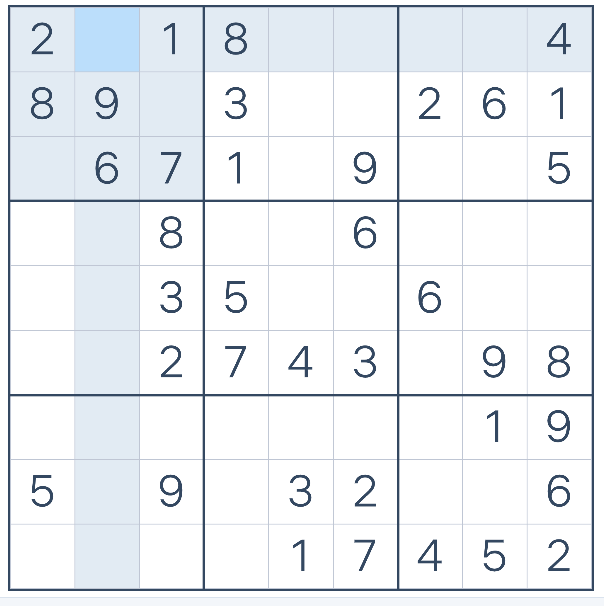
#> input picture 20250401/123.png, 604 x 606 px
$ python Deepseek.py
#> lines starting #> are read from the running program, lines starting #| are printed output that depends on the picture; after the words box and inside, x2 and y2 are one past the last pixel; in counts of white or black regions, pixels touching at a corner belong together
import cv2
import numpy as np
from PIL import Image, ImageDraw, ImageFont
import pytesseract

# 替换原来的 cv2.imshow 部分
import matplotlib.pyplot as plt

# 配置Tesseract路径（根据实际情况修改）
pytesseract.pytesseract.tesseract_cmd = r'D:\Program Files\Tesseract-OCR\tesseract.exe'


def preprocess_image(image_path):
    """图像预处理：灰度化、二值化、边缘检测"""
#> called with image_path = '123.png'
    img = cv2.imread(image_path)
#> img is the input picture: shape (606, 604, 3); mean B, G, R 243.3, 239.6, 236.1
    gray = cv2.cvtColor(img, cv2.COLOR_BGR2GRAY)
    blurred = cv2.GaussianBlur(gray, (5, 5), 0)
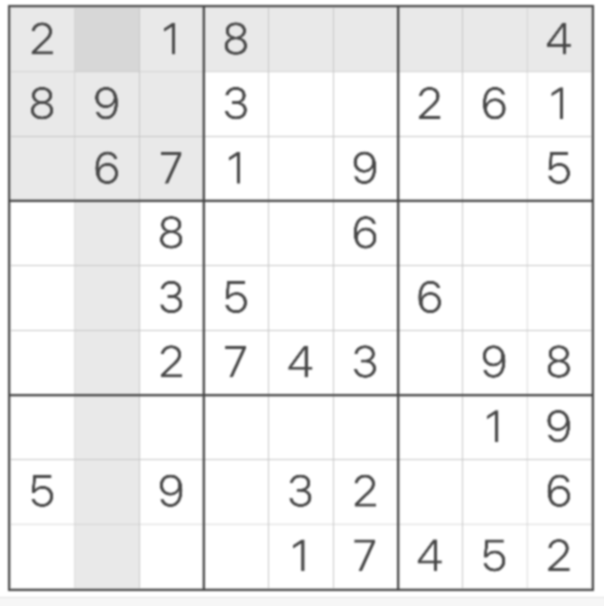
#> blurred: shape (606, 604); min 72, max 255, mean 239
    edges = cv2.Canny(blurred, 50, 150)
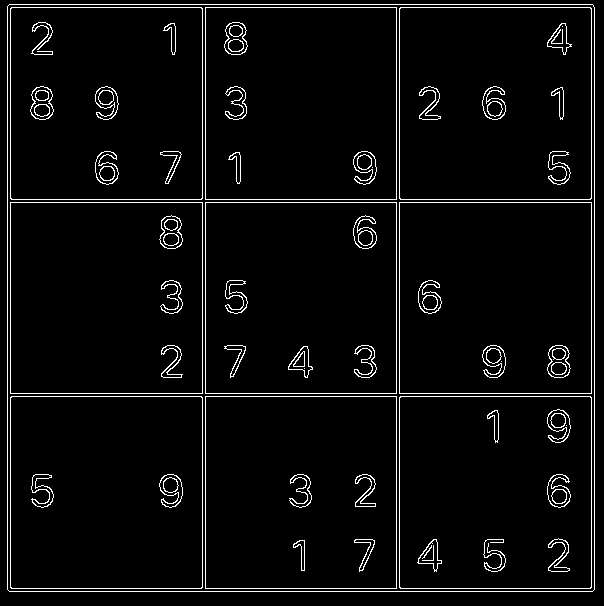
#> edges: shape (606, 604); 4.3% white in thin lines or dots
    return img, edges


def find_corners(edges):
    """寻找数独网格的四个角点"""
    contours, _ = cv2.findContours(edges, cv2.RETR_EXTERNAL, cv2.CHAIN_APPROX_SIMPLE)
#> contours = 1 contour; box (x1, y1, x2, y2) and area: (7, 4, 595, 592) 344560
    contours = sorted(contours, key=cv2.contourArea, reverse=True)[:15]

    for cnt in contours:
        peri = cv2.arcLength(cnt, True)
        approx = cv2.approxPolyDP(cnt, 0.02 * peri, True)
        if len(approx) == 4:
            return approx.reshape(4, -1)
#> this loop made 1 pass
#> (peri, approx) on pass 1: (2343.3, [[9, 4], [7, 589], [592, 591], [593, 5]])
#> `corners = find_corners(edges)`: corners = [[9, 4], [7, 589], [592, 591], [593, 5]]
    return None


def order_points(points):
    """对角点进行排序（左上、左下、右下、右上）"""
    points = points.astype(float)
#> points = [[9, 4], [7, 589], [592, 591], [593, 5]]
    rect = np.zeros((4, 2), dtype="float32")

    s = points.sum(axis=1)
#> s = [13, 596, 1183, 598]
    rect[0] = points[np.argmin(s)]
    rect[2] = points[np.argmax(s)]

    diff = np.diff(points, axis=1)
#> diff = [-5, 582, -1, -588]
    rect[1] = points[np.argmin(diff)]
    rect[3] = points[np.argmax(diff)]

    return rect


def perspective_transform(img, corners):
    """透视变换将数独网格转为正方形"""
    rect = order_points(corners)
#> rect = [[9, 4], [593, 5], [592, 591], [7, 589]]
    (tl, tr, br, bl) = rect
#> tl = [9, 4]; tr = [593, 5]; br = [592, 591]; bl = [7, 589]

    widthA = np.sqrt(((br[0] - bl[0]) ** 2) + ((br[1] - bl[1]) ** 2))
#> widthA = 585
    widthB = np.sqrt(((tr[0] - tl[0]) ** 2) + ((tr[1] - tl[1]) ** 2))
#> widthB = 584
    maxWidth = max(int(widthA), int(widthB))
#> maxWidth = 585

    heightA = np.sqrt(((tr[0] - br[0]) ** 2) + ((tr[1] - br[1]) ** 2))
#> heightA = 586
    heightB = np.sqrt(((tl[0] - bl[0]) ** 2) + ((tl[1] - bl[1]) ** 2))
#> heightB = 585
    maxHeight = max(int(heightA), int(heightB))
#> maxHeight = 586

    dst = np.array([
        [0, 0],
        [maxWidth - 1, 0],
        [maxWidth - 1, maxHeight - 1],
        [0, maxHeight - 1]], dtype="float32")
#> dst = [[0, 0], [584, 0], [584, 585], [0, 585]]

    M = cv2.getPerspectiveTransform(rect, dst)
#> M = [[1, 0.00342, -9.03], [-0.00172, 1, -3.99], [2.91e-06, 2.94e-06, 1]]
    warped = cv2.warpPerspective(img, M, (maxWidth, maxHeight))
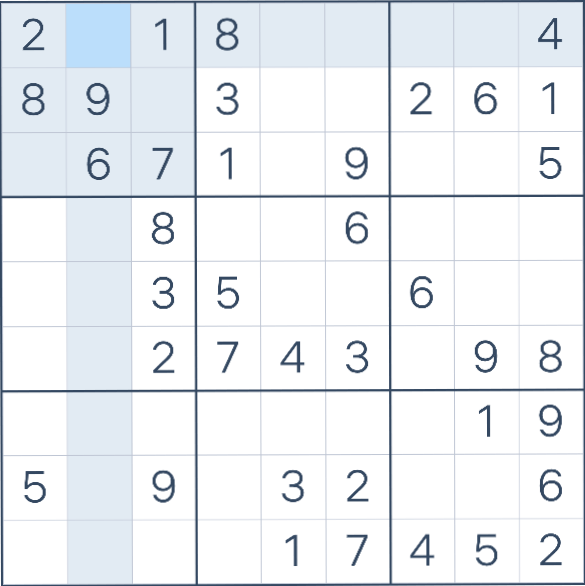
#> warped: shape (586, 585, 3); mean B, G, R 242.9, 239.1, 235.4
    return warped


def extract_grid(warped):
    """将变换后的图像分割成9x9单元格"""
    height, width = warped.shape[:2]
#> height = 586; width = 585
    cell_size = (height // 9, width // 9)
#> cell_size = (65, 65)
    grid = []

    for i in range(9):
        row = []
        for j in range(9):
            x = j * cell_size[1]
            y = i * cell_size[0]
            cell = warped[y:y + cell_size[0], x:x + cell_size[1]]
            row.append(cell)
        grid.append(row)
#> after the loop, grid = 9 items
#> `grid, cell_size = extract_grid(warped)`: cell_size = (65, 65)
    return grid, cell_size


def extract_digits(grid):
    """使用OCR提取每个单元格的数字"""
    board = [[0 for _ in range(9)] for _ in range(9)]

    for i in range(9):
        for j in range(9):
            cell = grid[i][j]
            gray_cell = cv2.cvtColor(cell, cv2.COLOR_BGR2GRAY)
            _, thresh = cv2.threshold(gray_cell, 0, 255, cv2.THRESH_BINARY_INV + cv2.THRESH_OTSU)

            # 裁剪边缘并应用自适应阈值
            coords = cv2.findNonZero(thresh)
            if coords is not None:
                x, y, w, h = cv2.boundingRect(coords)
                digit = thresh[y:y + h, x:x + w]
                digit = cv2.resize(digit, (28, 28), interpolation=cv2.INTER_AREA)
                digit = cv2.bitwise_not(digit)

                # 使用OCR识别数字
                text = pytesseract.image_to_string(digit, config='--psm 10 digits')
                if text.isdigit():
                    board[i][j] = int(text)
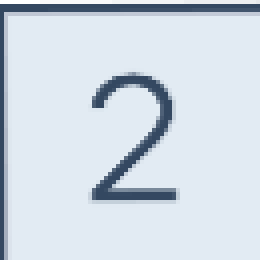
#> cell: shape (65, 65, 3) (shown 4 times larger); mean of channels 0, 1, 2 228.2, 218.5, 208.6; drawn as B, G, R
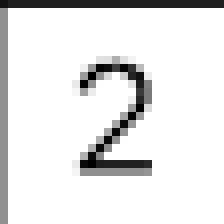
#> digit: shape (28, 28) (shown 8 times larger); min 0, max 255, mean 230.2
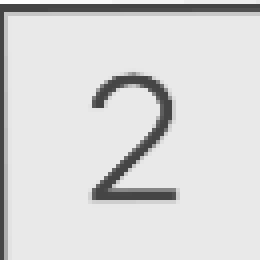
#> gray_cell: shape (65, 65) (shown 4 times larger); min 69, max 255, mean 216.5
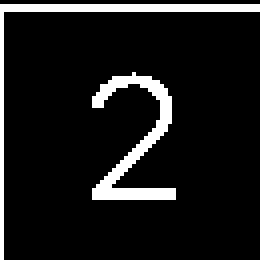
#> thresh: shape (65, 65) (shown 4 times larger); 9.6% white in thin lines or dots
#> after the loop, board = 9 items, first 6: [0, 0, 0, 0, 0, 0, 0, 0, 0], [0, 0, 0, 0, 0, 0, 0, 0, 0], [0, 0, 0, 0, 0, 0, 0, 0, 0], [0, 0, 0, 0, 0, 0, 0, 0, 0], [0, 0, 0, 0, 0, 0, 0, 0, 0], [0, 0, 0, 0, 0, 0, 0, 0, 0]
    return board


# [74 lines left out: functions solve_sudoku, fill_solution, print_sudoku_board1, print_sudoku_board, not called in this run]


# 主流程
if __name__ == "__main__":
    image_path = "123.png"  # 替换为你的数独图片路径

    # 步骤1：图像处理
    original_image, edges = preprocess_image(image_path)
    corners = find_corners(edges)
    if corners is None:
        print("无法检测到数独网格")
        exit()

    warped = perspective_transform(original_image, corners)
    grid, cell_size = extract_grid(warped)
#> (the run stopped early here; a loop or call above may not have finished)
